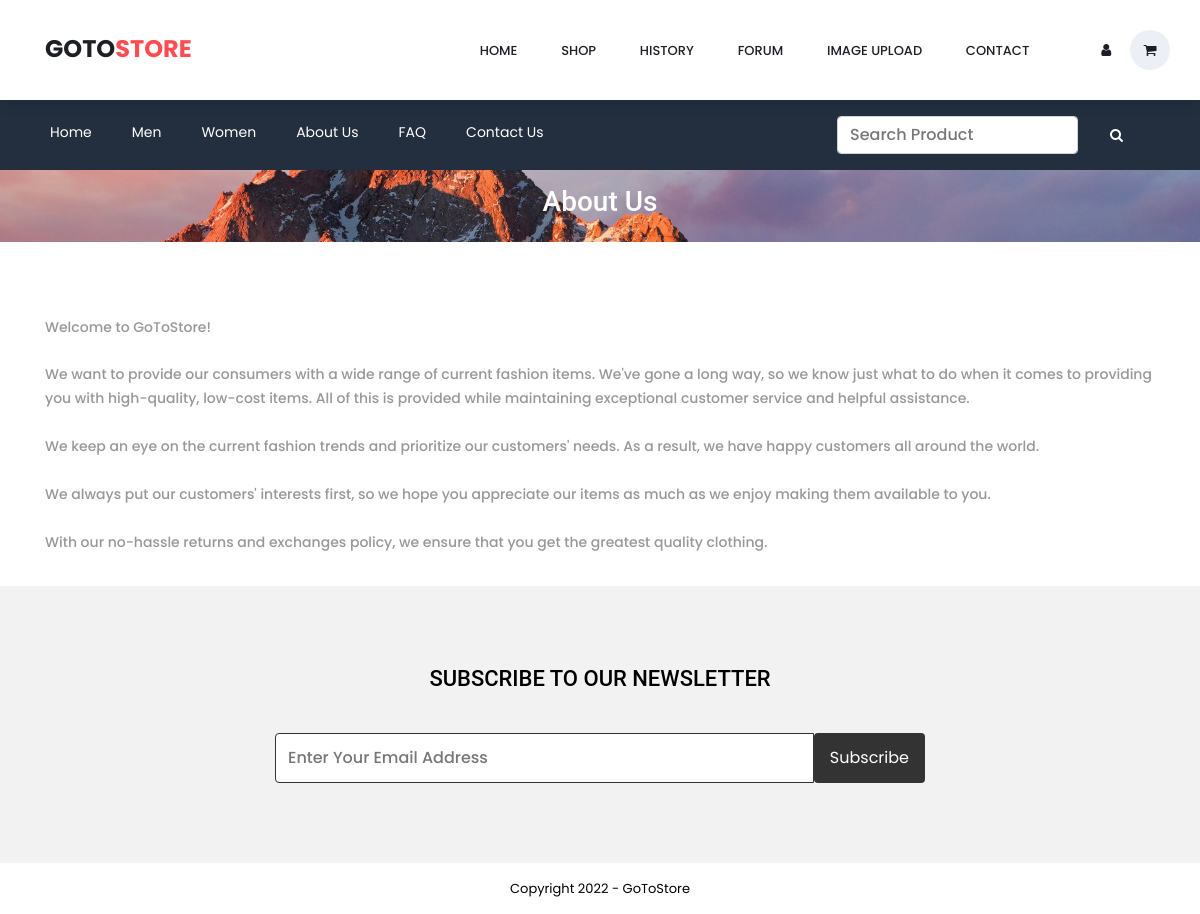
The page /about.php (signed in) on the database its author committed.
### tables this page shows
CREATE TABLE `tbl_top_category` (
  `tcat_id` int(11) NOT NULL,
  `tcat_name` varchar(255) NOT NULL,
  `show_on_menu` int(1) NOT NULL
);

CREATE TABLE `tbl_page` (
  `id` int(11) NOT NULL,
  `about_title` varchar(255) NOT NULL,
  `about_content` text NOT NULL,
  `about_banner` varchar(255) NOT NULL,
  `about_meta_title` varchar(255) NOT NULL,
  `about_meta_keyword` text NOT NULL,
  `about_meta_description` text NOT NULL,
  `faq_title` varchar(255) NOT NULL,
  `faq_banner` varchar(255) NOT NULL,
  `faq_meta_title` varchar(255) NOT NULL,
  `faq_meta_keyword` text NOT NULL,
  `faq_meta_description` text NOT NULL,
  `blog_title` varchar(255) NOT NULL,
  `blog_banner` varchar(255) NOT NULL,
  `blog_meta_title` varchar(255) NOT NULL,
  `blog_meta_keyword` text NOT NULL,
  `blog_meta_description` text NOT NULL,
  `contact_title` varchar(255) NOT NULL,
  `contact_banner` varchar(255) NOT NULL,
  `contact_meta_title` varchar(255) NOT NULL,
  `contact_meta_keyword` text NOT NULL,
  `contact_meta_description` text NOT NULL,
  `pgallery_title` varchar(255) NOT NULL,
  `pgallery_banner` varchar(255) NOT NULL,
  `pgallery_meta_title` varchar(255) NOT NULL,
  `pgallery_meta_keyword` text NOT NULL,
  `pgallery_meta_description` text NOT NULL,
  `vgallery_title` varchar(255) NOT NULL,
  `vgallery_banner` varchar(255) NOT NULL,
  `vgallery_meta_title` varchar(255) NOT NULL,
  `vgallery_meta_keyword` text NOT NULL,
  `vgallery_meta_description` text NOT NULL
);

CREATE TABLE `tbl_settings` (
  `id` int(11) NOT NULL,
  `logo` varchar(255) NOT NULL,
  `favicon` varchar(255) NOT NULL,
  `footer_about` text NOT NULL,
  `footer_copyright` text NOT NULL,
  `contact_address` text NOT NULL,
  `contact_email` varchar(255) NOT NULL,
  `contact_phone` varchar(255) NOT NULL,
  `contact_fax` varchar(255) NOT NULL,
  `contact_map_iframe` text NOT NULL,
  `receive_email` varchar(255) NOT NULL,
  `receive_email_subject` varchar(255) NOT NULL,
  `receive_email_thank_you_message` text NOT NULL,
  `forget_password_message` text NOT NULL,
  `total_recent_post_footer` int(10) NOT NULL,
  `total_popular_post_footer` int(10) NOT NULL,
  `total_recent_post_sidebar` int(11) NOT NULL,
  `total_popular_post_sidebar` int(11) NOT NULL,
  `total_featured_product_home` int(11) NOT NULL,
  `total_latest_product_home` int(11) NOT NULL,
  `total_popular_product_home` int(11) NOT NULL,
  `meta_title_home` text NOT NULL,
  `meta_keyword_home` text NOT NULL,
  `meta_description_home` text NOT NULL,
  `banner_login` varchar(255) NOT NULL,
  `banner_registration` varchar(255) NOT NULL,
  `banner_forget_password` varchar(255) NOT NULL,
  `banner_reset_password` varchar(255) NOT NULL,
  `banner_search` varchar(255) NOT NULL,
  `banner_cart` varchar(255) NOT NULL,
  `banner_checkout` varchar(255) NOT NULL,
  `banner_product_category` varchar(255) NOT NULL,
  `banner_blog` varchar(255) NOT NULL,
  `cta_title` varchar(255) NOT NULL,
  `cta_content` text NOT NULL,
  `cta_read_more_text` varchar(255) NOT NULL,
  `cta_read_more_url` varchar(255) NOT NULL,
  `cta_photo` varchar(255) NOT NULL,
  `featured_product_title` varchar(255) NOT NULL,
  `featured_product_subtitle` varchar(255) NOT NULL,
  `latest_product_title` varchar(255) NOT NULL,
  `latest_product_subtitle` varchar(255) NOT NULL,
  `popular_product_title` varchar(255) NOT NULL,
  `popular_product_subtitle` varchar(255) NOT NULL,
  `testimonial_title` varchar(255) NOT NULL,
  `testimonial_subtitle` varchar(255) NOT NULL,
  `testimonial_photo` varchar(255) NOT NULL,
  `blog_title` varchar(255) NOT NULL,
  `blog_subtitle` varchar(255) NOT NULL,
  `newsletter_text` text NOT NULL,
  `paypal_email` varchar(255) NOT NULL,
  `stripe_public_key` varchar(255) NOT NULL,
  `stripe_secret_key` varchar(255) NOT NULL,
  `bank_detail` text NOT NULL,
  `before_head` text NOT NULL,
  `after_body` text NOT NULL,
  `before_body` text NOT NULL,
  `home_service_on_off` int(11) NOT NULL,
  `home_welcome_on_off` int(11) NOT NULL,
  `home_featured_product_on_off` int(11) NOT NULL,
  `home_latest_product_on_off` int(11) NOT NULL,
  `home_popular_product_on_off` int(11) NOT NULL,
  `home_testimonial_on_off` int(11) NOT NULL,
  `home_blog_on_off` int(11) NOT NULL,
  `newsletter_on_off` int(11) NOT NULL,
  `ads_above_welcome_on_off` int(1) NOT NULL,
  `ads_above_featured_product_on_off` int(1) NOT NULL,
  `ads_above_latest_product_on_off` int(1) NOT NULL,
  `ads_above_popular_product_on_off` int(1) NOT NULL,
  `ads_above_testimonial_on_off` int(1) NOT NULL,
  `ads_category_sidebar_on_off` int(1) NOT NULL
);

### about.php (the view)
<?php require_once('header.php'); ?>
<?php
$statement = $pdo->prepare("SELECT * FROM tbl_page WHERE id=1");
$statement->execute();
$result = $statement->fetchAll(PDO::FETCH_ASSOC);
foreach ($result as $row) {
   $about_title = $row['about_title'];
    $about_content = $row['about_content'];
    $about_banner = $row['about_banner'];
}
?>
<div class="page-banner" style="background-image: url(assets/uploads/<?php echo $about_banner; ?>);">
    <div class="inner">
        <h3><?php echo $about_title; ?></h3>
    </div>
</div>
<div class="page">
    <div class="container">
        <div class="row">
            <div class="col-md-12">
                <p>
                    <?php echo $about_content; ?>
                </p>
            </div>
        </div>
    </div>
</div>
<?php require_once('footer.php'); ?>

### header.php (shortened to what this page needs)
<?php
include("admin/inc/config.php");
$statement = $pdo->prepare("SELECT * FROM tbl_settings WHERE id=1");
$statement->execute();
$result = $statement->fetchAll(PDO::FETCH_ASSOC);
?>
<!DOCTYPE html>
<html lang="en">
<head>
	<link rel="stylesheet" href="https://cdn.jsdelivr.net/npm/bootstrap@4.0.0/dist/css/bootstrap.min.css">
	<link rel="stylesheet" href="assets/css/font-awesome.min.css">
	<link rel="stylesheet" href="assets/css/owl.carousel.min.css">
	<link rel="stylesheet" href="assets/css/owl.theme.default.min.css">
	<link rel="stylesheet" href="assets/css/jquery.bxslider.min.css">
	<link rel="stylesheet" href="assets/css/magnific-popup.css">
	<link rel="stylesheet" href="assets/css/rating.css">
	<link rel="stylesheet" href="assets/css/spacing.css">
	<link rel="stylesheet" href="assets/css/bootstrap-touch-slider.css">
	<link rel="stylesheet" href="assets/css/animate.min.css">
	<link rel="stylesheet" href="assets/css/tree-menu.css">
	<link rel="stylesheet" href="assets/css/select2.min.css">
	<link rel="stylesheet" href="assets/css/main.css">
	<link rel="stylesheet" href="assets/css/responsive.css">
	<link rel="stylesheet" type="text/css" href="styles/main_styles.css">
	<link rel="stylesheet" type="text/css" href="styles/responsive.css">
	<?php
	$statement = $pdo->prepare("SELECT * FROM tbl_page WHERE id=1");
	$statement->execute();
	$result = $statement->fetchAll(PDO::FETCH_ASSOC);
	?>
</head>
<body>
	<header class="header trans_300" style="z-index: 99999;">
		<div class="main_nav_container">
			<div class="container">
				<div class="row">
					<div class="col-lg-12 text-right">
						<div class="logo_container">
							<a href="#">GOTO<span>STORE</span></a>
						</div>
						<nav class="navbar">
							<ul class="navbar_menu">
								<li><a href="./index.php">Home</a></li>
								<li><a href="./product-category.php?id=1&type=top-category">Shop</a></li>
								<li><a href="./customer-order.php">History</a></li>
								<li><a href="./select.php">Forum</a></li>
								<li><a href="./image-upload.php">Image Upload</a></li>
								<li><a href="./contact.php">contact</a></li>
							</ul>
							<ul class="navbar_user">
								<?php
								if (isset($_SESSION['customer']) || isset($_SESSION['seller'])) {
								?>
									<li><a href="./profile.php"><i class="fa fa-user" aria-hidden="true"></i></a></li>
								<?php
								} else {
								?>
									<li><a href="./login.php"><i class="fa fa-user" aria-hidden="true"></i></a></li>
								<?php } ?>
								<li class="checkout">
									<a href="./cart.php">
										<i class="fa fa-shopping-cart" aria-hidden="true"></i>
									</a>
								</li>
							</ul>
						</nav>
					</div>
				</div>
			</div>
		</div>
	</header>
	<div class="fs_menu_overlay"></div>
	<div class="nav" style="padding-top: 100px;">
		<div class="container">
			<div class="row">
				<div class="col-md-8 pl_0 pr_0">
					<div class="menu-container">
						<div class="menu">
							<ul>
								<li><a href="index.php">Home</a></li>
								<?php
								$statement = $pdo->prepare("SELECT * FROM tbl_top_category WHERE show_on_menu=1");
								$statement->execute();
								$result = $statement->fetchAll(PDO::FETCH_ASSOC);
								foreach ($result as $row) {
								?>
									<li><a href="product-category.php?id=<?php echo $row['tcat_id']; ?>&type=top-category"><?php echo $row['tcat_name']; ?></a>
									</li>
								<?php
								}
								?>
								<?php
								$statement = $pdo->prepare("SELECT * FROM tbl_page WHERE id=1");
								$statement->execute();
								$result = $statement->fetchAll(PDO::FETCH_ASSOC);
								foreach ($result as $row) {
									$about_title = $row['about_title'];
									$faq_title = $row['faq_title'];
									$contact_title = $row['contact_title'];
								}
								?>
								<li><a href="about.php"><?php echo $about_title; ?></a></li>
								<li><a href="faq.php"><?php echo $faq_title; ?></a></li>
								<li><a href="contact.php"><?php echo $contact_title; ?></a></li>
							</ul>
						</div>
					</div>
				</div>
				<div class="col-md-4 search-area">
					<form class="navbar-form navbar-left" role="search" action="search-result.php" method="get">
						<div class="form-group">
							<input type="text" class="form-control search-top" placeholder="<?php echo "Search Product"; ?>" name="search_text" style="min-width: 155px;">
							<button type="submit"><i class="fa fa-search" aria-hidden="true"></i></button>
						</div>
					</form>
				</div>
			</div>
		</div>
	</div>

### footer.php (shortened to what this page needs)
<?php
$statement = $pdo->prepare("SELECT * FROM tbl_settings WHERE id=1");
$statement->execute();
$result = $statement->fetchAll(PDO::FETCH_ASSOC);
foreach ($result as $row)
{
	$footer_copyright = $row['footer_copyright'];
    $newsletter_on_off = $row['newsletter_on_off'];
}
?>
<?php if($newsletter_on_off == 1): ?>
<section class="home-newsletter" style="margin-top: 1rem;">
	<div class="container">
		<div class="row">
			<div class="col-md-12 col-md-offset-3">
				<div class="single">
				<form action="" method="post">
					<h2><?php echo "Subscribe To Our Newsletter"; ?></h2>
					<div class="input-group">
			        	<input type="email" class="form-control" placeholder="<?php echo "Enter Your Email Address"; ?>" name="email_subscribe">
			         	<span class="input-group-btn">
			         	<button class="btn btn-theme" type="submit" name="form_subscribe"><?php echo "Subscribe"; ?></button>
			         	</span>
			        </div>
				</div>
			</div>
		</div>
	</div>
</section>
<?php endif; ?>
<div class="footer-bottom">
	<div class="container">
		<div class="row">
			<div class="col-md-12 copyright">
				<?php echo $footer_copyright; ?>
			</div>
		</div>
	</div>
</div>
</body>
</html>

### assets/css/main.css (style rules this page uses)
* { margin: 0; padding: 0; }
body { font-family: 'Poppins', sans-serif; font-size: 14px; }
h1, h2, h3, h4, h5, h6 { font-family: "Roboto", sans-serif; }
a { text-decoration: none; }
.header { width: 100%; height: auto; background: #fff; }
.nav { background: #232f3e; }
.menu-container { width: 100%; margin: 0 auto; background: #232f3e; }
.menu-dropdown-icon:before { content: "\f067"; font-family: "FontAwesome"; display: none; cursor: pointer; float: right; padding: 1.5em 2em; background: #fff; color: #333; }
.menu>ul { margin: 0 auto; width: 100%; list-style: none; padding: 0; position: relative; box-sizing: border-box; }
.menu>ul:before, .menu>ul:after { content: ""; display: table; }
.menu>ul:after { clear: both; }
.menu>ul>li { float: left; padding: 0; margin: 0; }
.menu>ul>li a { text-decoration: none; padding: 1.5em 20px; display: block; color: #fff; }
.footer-bottom { width: 100%; height: auto; background: white; padding: 14px 0; }
.footer-bottom .copyright { font-size: 13px; color: black; text-align: center; }
.page-banner { width: 100%; height: auto; background-repeat: no-repeat; background-position: center center; -webkit-background-size: cover; background-size: cover; position: relative; padding-top: 15px; padding-bottom: 15px; overflow: hidden; }
.page-banner h3 { color: #fff; text-align: center; z-index: 11; position: relative; }
.page { width: 100%; height: auto; padding-top: 50px; }
.home-newsletter { padding: 80px 0; background: #f2f2f2; }
.home-newsletter .single { max-width: 650px; margin: 0 auto; text-align: center; position: relative; z-index: 2; }
.home-newsletter .single h2 { font-size: 22px; color: black; text-transform: uppercase; margin-bottom: 40px; margin-top: 0; }
.home-newsletter .single .form-control { height: 50px; border-color: #333; outline: none; }
.home-newsletter .single .btn { min-height: 50px; background: #333; color: #fff; padding-left: 15px; padding-right: 15px; }

### assets/css/responsive.css (style rules this page uses)
@media only screen and (min-width: 992px) { .header .container { padding-right: 0; } }

### styles/responsive.css (style rules this page uses)
.search-area form .form-group { display: flex; }

### header.php (style rules this page uses)
.search-area form .form-group { display: flex; padding: 1rem; margin-bottom: 0; }
.search-area form .form-group * { margin: 0 1rem; }
.search-area form .form-group button { background: none; border: none; outline: none; margin: 0; color: white; cursor: pointer; }

### rows shown on the page
tbl_top_category: tcat_name "Men"
tbl_top_category: tcat_name "Women"
tbl_page: about_title "About Us", faq_title "FAQ", contact_title "Contact Us", about_banner (picture), about_content "Welcome to GoToStore! We want to provide our consumers with a wide range of current fashion items. We've gone a long way, so we know just what to do when it comes to providing you with high-quality, low-cost items. All of this is provided while maintaining exceptional customer service and helpful assistance. We keep an eye on the current fashion trends and prioritize our customers' needs. As a result, we have happy customers all around the world. We always put our customers' interests first, so we hope you appreciate our items as much as we enjoy making them available to you. With our no-hassle returns and exchanges policy, we ensure that you get the greatest quality clothing."
tbl_settings: footer_copyright "Copyright 2022 - GoToStore"
